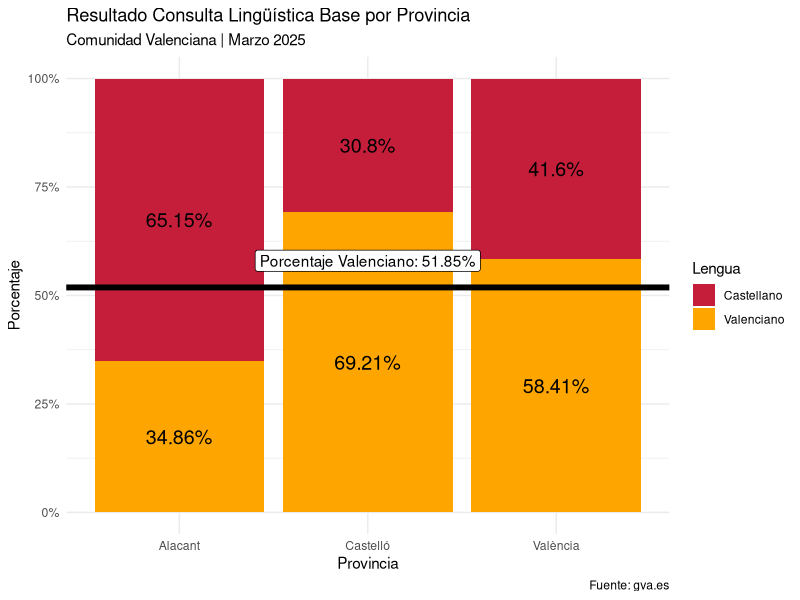
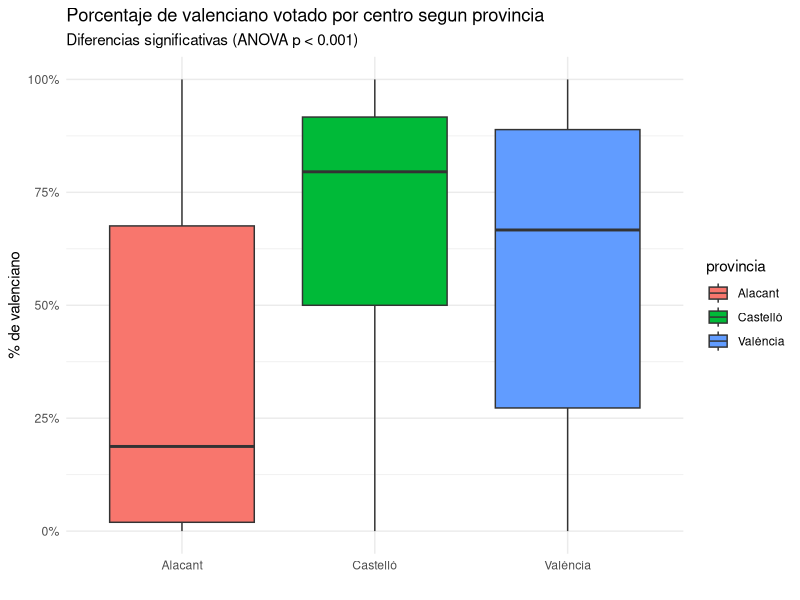
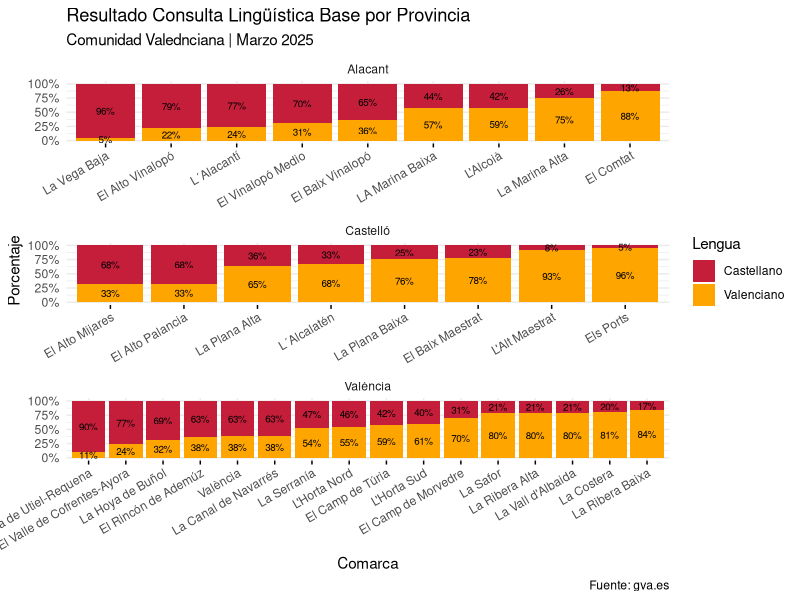
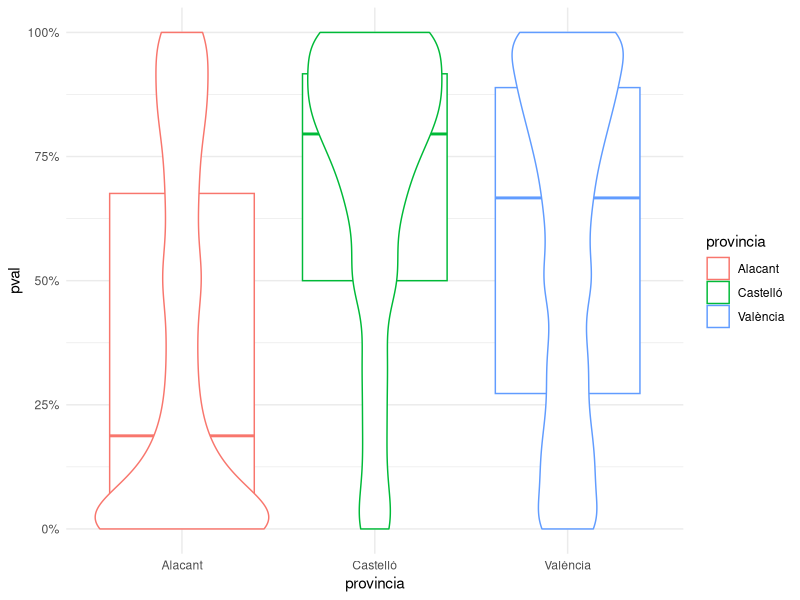
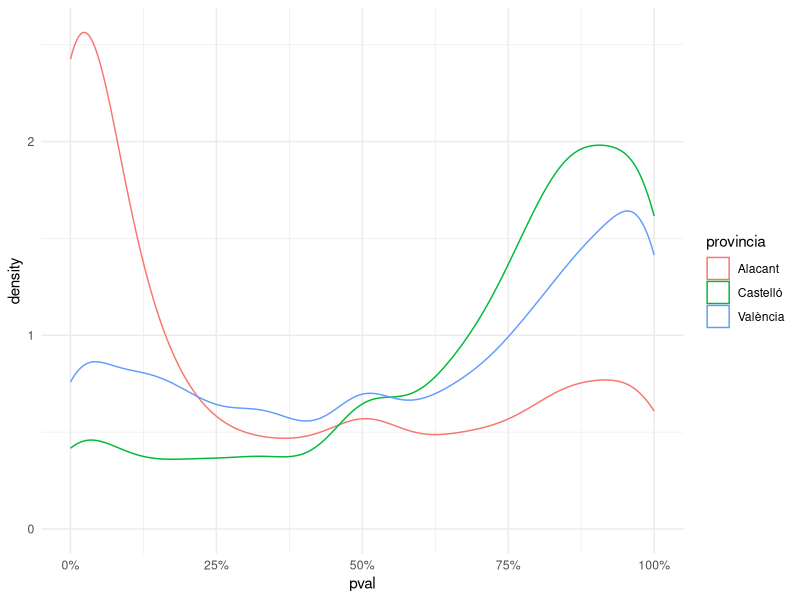
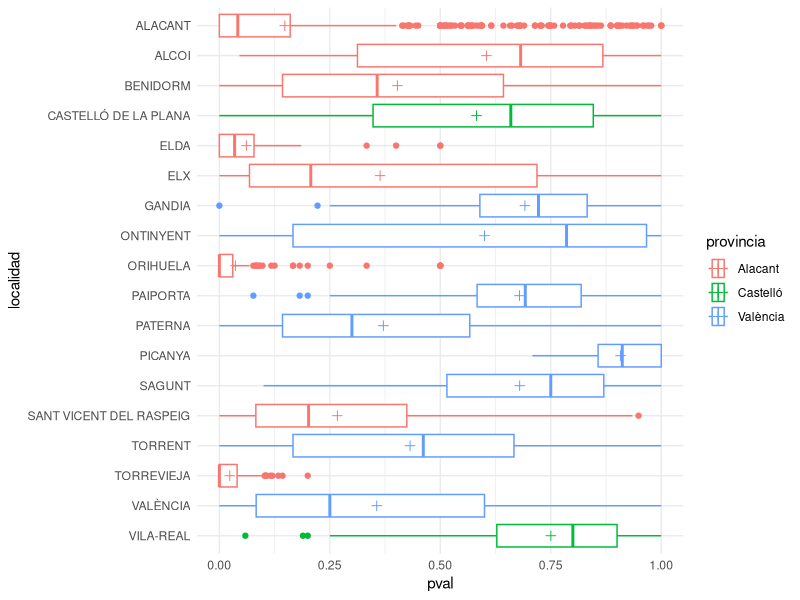
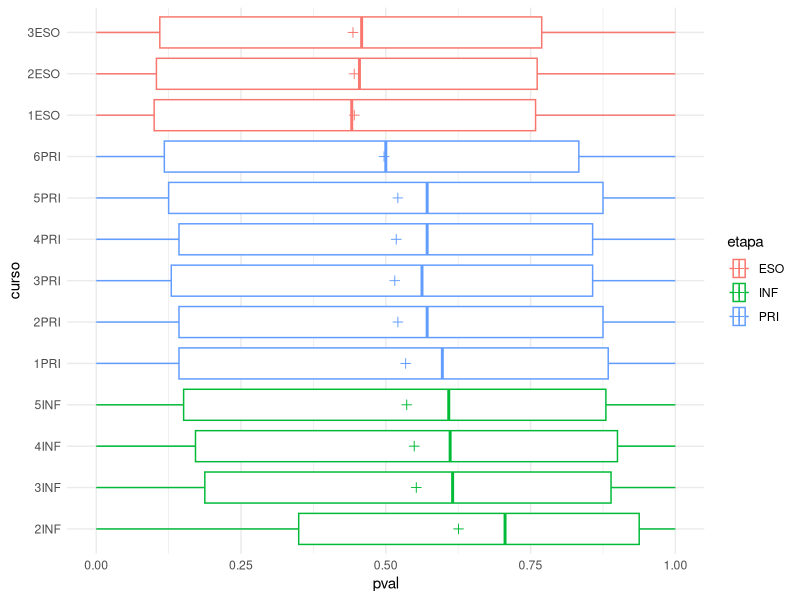
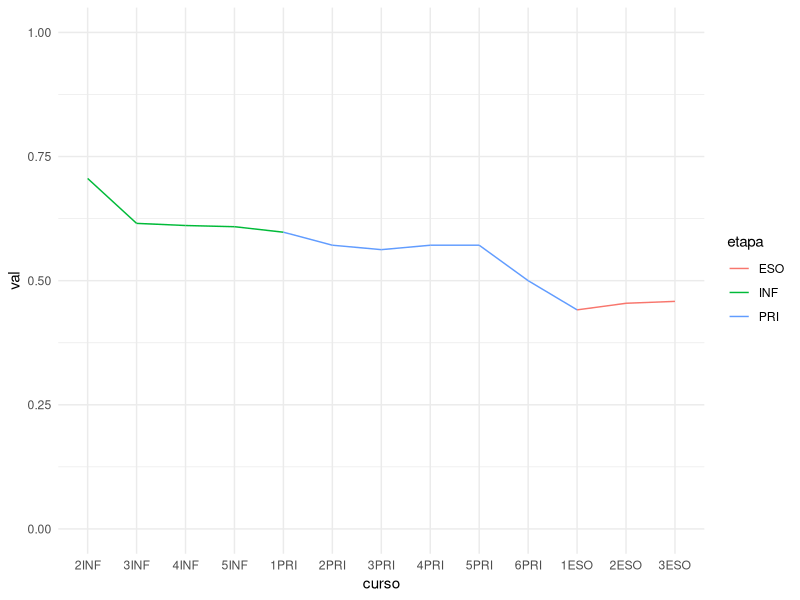

Reproduce these figures in R, in order. (Note: this script raises an error after producing the figures.)
## ---- chunk 1
library(tidyverse)
library(car)

# Reads csv and transforms percentages between 0 and 1
results <- read_csv("Resultados-Consulta_Base.csv", locale = locale(decimal_mark = ","), show_col_types = FALSE) |> 
    mutate(pval = pval/100, pcas = pcas/100)


# In regions where there are two names keeps the Spanish name
results$comarca <- str_trim(str_remove_all(results$comarca, pattern = ".*?/"))

# Define the curso as a factor
results$curso <- factor(results$curso, levels = c("2INF", "3INF", "4INF", "5INF",
                                                  "1PRI", "2PRI", "3PRI", "4PRI", "5PRI", "6PRI",
                                                  "1ESO", "2ESO", "3ESO"), ordered = TRUE)




# Get the data of the different centers of

centros <- read_csv("Centros-Comunidad-Valenciana.csv",col_types = cols(
    Codigo = col_character(),
    Denominacion_Especifica = col_character(),
    Denominacion = col_character(),
    Regimen = col_character(),
    Tipo_Via = col_character(),
    Direccion = col_character(),
    Num = col_character(),
    Codigo_postal = col_character(),  
    Localidad = col_character(),
    Provincia = col_character(),
    Telefono = col_character(),       
    long = col_character(),
    lat = col_number(),
    Titularidad = col_character(),
    CIF = col_character()
  )
) |> 
  rename(
    codigo = Codigo,
    denominacion_especifica = Denominacion_Especifica,
    denominacion = Denominacion,
    regimen = Regimen,
    tipo_via = Tipo_Via,
    direccion = Direccion,
    num = Num,
    codigo_postal = Codigo_postal,
    localidad = Localidad,
    provincia = Provincia,
    telefono = Telefono,
    longitud = long,
    latitud = lat,
    titularidad = Titularidad,
    cif = CIF
  )

# Define una variable en función de si eel centro es público o privaod
centros <- centros |>
    mutate(es_publico = if_else("Púb." == regimen, "Público", "Concertado"))

# Pueblos con más habitantes
pueblos_mas_habitantes <- c("VALÈNCIA", "ALACANT", "ELX", "CASTELLÓ DE LA PLANA", "TORREVIEJA", "TORRENT", "ORIHUELA", "GANDIA", "PATERNA", "BENIDORM","SAGUNT","SANT VICENT DEL RASPEIG","ALCOI","ELDA","VILA-REAL","PAIPORTA","PICANYA","ONTINYENT")
## ---- chunk 2


# Gets the mean of Valencian
media = mean(results$pval) 

results |>
    group_by(provincia) |>
    summarise(val = mean(pval), cas = mean(pcas)) |>
    
    pivot_longer(!provincia, names_to = "lengua", values_to = "porcentaje")  |>
    ggplot(aes(
        x = provincia,
        y = porcentaje,
        fill = lengua,
        label = str_c(ceiling(porcentaje * 10000) / 100, "%")
    )) +
    geom_col() +
    geom_text(size = 5, position = position_stack(vjust = 0.5)) +    # Etiquetas centradas
    scale_y_continuous(labels = scales::percent) +
    scale_fill_manual(
        # Leyenda
        name = "Lengua",
        labels = c("cas" = "Castellano", "val" = "Valenciano"),
        values = c("cas" = "#C41E3A", "val" = "orange")
    ) +
    geom_hline(aes(yintercept = media), size = 2) +
    annotate(
        geom = "label",
        x = "Castelló",
        y = 0.58,
        label = str_c("Porcentaje Valenciano: ", ceiling(media * 10000) /100, "%")
    ) +
    labs(
        title = "Resultado Consulta Lingüística Base por Provincia",
        subtitle = "Comunidad Valenciana | Marzo 2025",
        x = "Provincia",
        y = "Porcentaje",
        caption = "Fuente: gva.es"
    ) +
    theme_minimal()


## ---- chunk 3
library(ggplot2)

ggplot(results, aes(x = provincia, y = pval, fill = provincia)) +
  geom_boxplot() +
  labs(
    title = "Porcentaje de valenciano votado por centro segun provincia",
    subtitle = "Diferencias significativas (ANOVA p < 0.001)",
    x = "",
    y = "% de valenciano"
  ) +
  scale_y_continuous(labels = scales::percent) +
  theme_minimal()
## ---- chunk 4

results |>
    group_by(provincia, comarca) |>
    summarise(
        val = mean(pval),
        cas = mean(pcas) ) |>
      mutate(comarca = fct_reorder(comarca, val)) |> 
    pivot_longer(
        cols = -c(provincia, comarca),
        names_to = "lengua",
        values_to = "porcentaje"
    ) |>
    
    ggplot(aes(
        x = comarca,
        y = porcentaje,
        fill = lengua,
        label = str_c(ceiling(porcentaje * 100), "%")
    )) +
    geom_col() +
    geom_text(size = 2.5, position = position_stack(vjust = 0.5)) +    # Etiquetas centradas
    scale_y_continuous(labels = scales::percent) +
    scale_fill_manual(
        # Leyenda
        
        name = "Lengua",
        labels = c("cas" = "Castellano", "val" = "Valenciano"),
        values = c("cas" = "#C41E3A", "val" = "orange")
    ) +
    labs(
        title = "Resultado Consulta Lingüística Base por Provincia",
        subtitle = "Comunidad Valednciana | Marzo 2025",
        x = "Comarca",
        y = "Porcentaje",
        caption = "Fuente: gva.es"
    ) +
    facet_wrap( ~ provincia, scales = "free_x", ncol = 1) +
    theme_minimal() +
    theme(
        axis.text.x = element_text(
            angle = 30,
            vjust = 1,
            hjust = 1
        ),
        axis.ticks.x = element_line(color = "black"),
        axis.ticks.length.x = unit(0.1, "cm")
    )
## ---- chunk 5

results  |>
    ggplot(aes(x=provincia, y =pval, color = provincia)) +
    geom_boxplot() +
    geom_violin()+
    # Escalas
    scale_y_continuous(labels = scales::percent) +
    theme_minimal()


## ---- chunk 6
results  |>
    ggplot(aes(x=pval, color = provincia)) +
    geom_density() +
    # Escalas
    scale_x_continuous(labels = scales::percent) +
    theme_minimal()

## ---- chunk 7


results |>
    filter(localidad %in% pueblos_mas_habitantes) |>
      mutate(localidad = fct_rev(factor(localidad, levels = sort(unique(localidad)))))|> 
    ggplot(aes(x=pval, y= localidad, color=provincia)) +
    geom_boxplot() +
    stat_summary(fun = mean, geom = "point", shape = 3, size = 2) +
    theme_minimal()

## ---- chunk 8

results |>
    ggplot(aes(x= pval, y=curso, color = etapa)) +
    geom_boxplot() +
    stat_summary(fun = mean, geom = "point", shape = 3, size = 2) +
    theme_minimal()



## ---- chunk 9

results |>
    group_by(etapa,curso) |>
    summarise(
        val = median(pval),
    )  |>
    ggplot(aes(x= curso, group=1, color=etapa)) +
    geom_line(aes(y=val)) +
    scale_y_continuous(limits = c(0,1)) +
    theme_minimal()


## ---- chunk 10

# Centros y su régimen

centros_regimen <- centros |>
    select(codigo, es_publico)

centros_resultados<- results |>
    select(codigo, pval,pcas, provincia, etapa, curso) |>
    inner_join(centros_regimen, join_by(codigo == codigo)) 

centros_resultados |>
    group_by(es_publico) |>
    summarise(val = mean(pval,na.rm = TRUE), cas = mean(pcas, na.rm=TRUE) ) |>
    pivot_longer(!es_publico, names_to = "lengua", values_to = "porcentaje") |>
    ggplot(aes(
        x = es_publico,
        y = porcentaje,
        fill = lengua,
        label = str_c(ceiling(porcentaje * 10000) / 100, "%")
    )) +
    geom_col() +
    geom_text(size = 5, position = position_stack(vjust = 0.5)) +    # Etiquetas centradas
    scale_y_continuous(labels = scales::percent) +
    scale_fill_manual(
        # Leyenda
        name = "Lengua",
        labels = c("cas" = "Castellano", "val" = "Valenciano"),
        values = c("cas" = "#C41E3A", "val" = "orange")
    ) +
    labs(
        title = "Resultado Consulta Lingüística Base por Régimen de Centro",
        subtitle = "Comunidad Valenciana | Marzo 2025",
        x = "Régimen",
        y = "Porcentaje",
        caption = "Fuente: gva.es"
    ) +
    theme_minimal()


## ---- chunk 11

centros_resultados |> 
    ggplot(aes(x=es_publico, fill=es_publico)) +
    geom_bar()+
       labs(
        title = "Cantidad de cursos según régimen",
        subtitle = "Comunidad Valenciana | Marzo 2025",
        x = "Régimen",
        y = "Cantidad de cursos impartidos",
        caption = "Fuente: gva.es"
    ) +
    theme_minimal()


centros_resultados |>
    ggplot(aes(x="", fill =es_publico))+
    geom_bar(stat = "count", width = 1, color = "white") +
     coord_polar("y", start = 0) +
    geom_text(
        aes(label = paste0(..count.., " (", round(..count.. / sum(..count..) * 100, 1), "%)")),
        stat = "count",
        position = position_stack(vjust = 0.5),
        size = 4,
        color = "black"
    ) +
    labs(
        title = "Cantidad de cursos según régimen",
        subtitle = "Comunidad Valenciana | Marzo 2025",
        fill = "Régimen",
        caption = "Fuente: gva.es"
    ) +theme_void()

    

## ---- chunk 12
modelo_simple <- aov(pval ~ provincia +   regimen +etapa + regimen:provincia  , data = centros_resultados |> rename(regimen = es_publico))
tabla_anova <-  Anova(modelo_simple, type = 3)  # Ahora debería funcionar
tabla_anova

# Suma de cuadrados del modelo (excluyendo el intercepto)
ss_modelo <- sum(tabla_anova$"Sum Sq"[2:5])  # Filas de efectos en tabla_anova

# Suma de cuadrados total
ss_total <- sum(tabla_anova$"Sum Sq")  # Incluye Residuals

# R²
r_squared <- ss_modelo / ss_total
r_squared
n <- nrow(centros_resultados)  # Número de observaciones
k <- 5                         # Número de términos (provincia, regimen, etapa, interacción, etc.)
r_squared_adj <- 1 - ( (1 - r_squared) * (n - 1) / (n - k - 1) )

# Mostrar resultados
cat("R²:", round(r_squared, 4), "\nR² ajustado:", round(r_squared_adj, 4))


## ---- chunk 13
TukeyHSD(modelo_anova)
